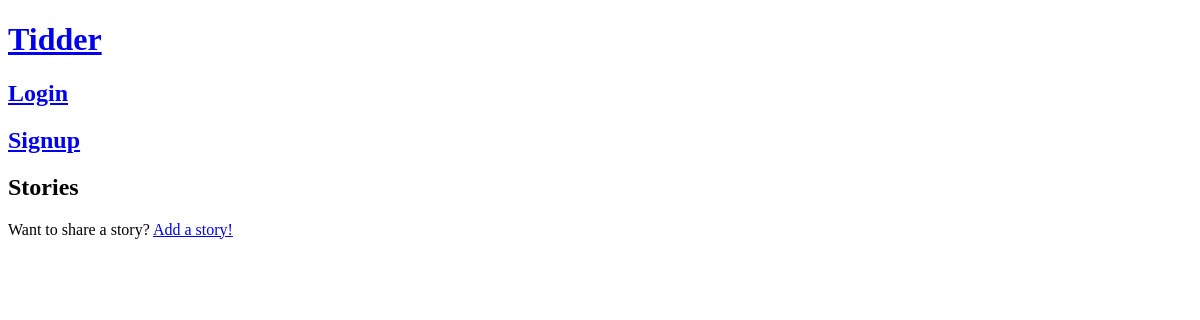
The page /pages/stories.php on the database as committed earlier.
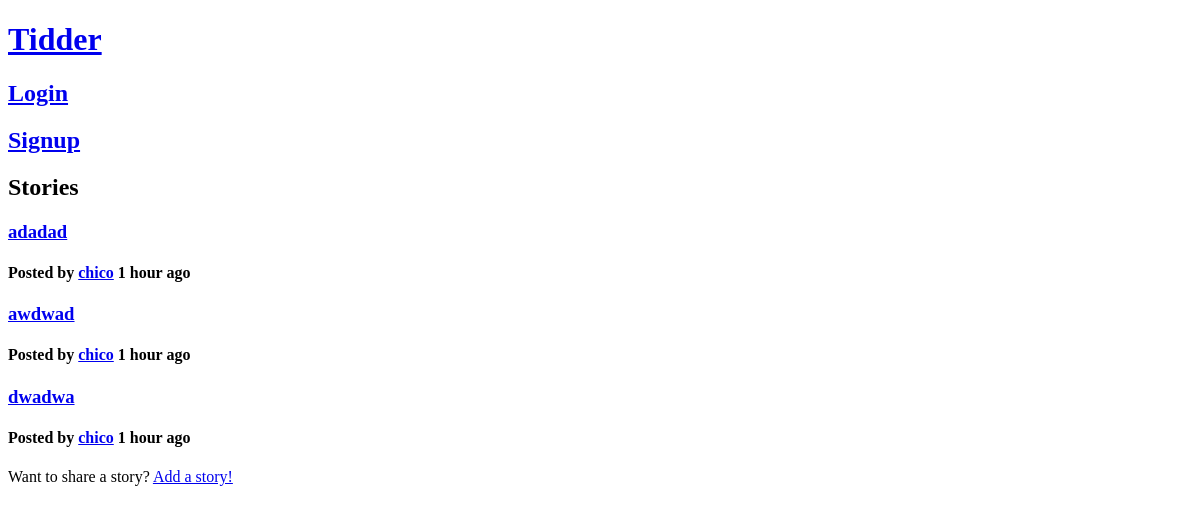
The same page on the database as committed later.
### tables this page shows
CREATE TABLE opinion (
    opinion_id INTEGER NOT NULL PRIMARY KEY AUTOINCREMENT,
	parent_id INTEGER REFERENCES opinion(opinion_id),
    opinion_title VARCHAR,
    opinion_text VARCHAR NOT NULL,
	posted DATETIME NOT NULL,
    user_id INTEGER NOT NULL REFERENCES user
);

### pages/stories.php (called while the page is built, shortened)
<?php
	include_once('../includes/date.php');
	include_once('../database/db_story.php');
	include_once('../templates/tpl_common.php');
	include_once('../templates/tpl_stories.php');
	$stories = array_reverse(getAllStories());
	$now = time();
	for($i = 0; $i < count($stories); $i++){
		$stories[$i]['username'] = getUserName($stories[$i]['user_id']);
	}
	draw_header(true);
	draw_stories($stories);
	draw_footer();
?>

### database/db_story.php (called while the page is built, shortened)
<?php
	function getAllStories() {
		$db = Database::instance()->db();
		$stmt = $db->prepare('SELECT * FROM opinion WHERE parent_id IS NULL');
		$stmt->execute();
		return $stmt->fetchAll();
	}
?>

### includes/date.php (called while the page is built, shortened)
<?php
	function deltaTime($now, $date){
		$time = strtotime($date);
		$delta = $now - $time;
		if(!floor($delta/86400)){
			$time_word = (floor($delta/3600) == 1 ? ' hour ' : ' hours ');
			return floor($delta/3600).$time_word.'ago';
		}
		$time_word = (floor($delta/31104000) == 1 ? ' year ' : ' years ');
		return floor($delta/31104000).$time_word.'ago';
	}
?>

### templates/tpl_stories.php (the view)
<?php function draw_stories($stories){ ?>
        <section id="stories">
		<header>
			<h2>Stories</h2>
		</header>
        <?php
            foreach($stories as $story)
                draw_story($story);
        ?>
		<footer>
			<p>Want to share a story? <a href="add_story.php">Add a story!</a></p>
		</footer>
	    </section>
        <?php } ?>
    <?php function draw_story($story) {
		global $now;?>
        <article class="story">
				<h3><a href="story.php?story_id=<?=$story['opinion_id']?>"><?=$story['opinion_title']?></a></h3>
				<h4>Posted by <a href="<?='profile.php?username='.urlencode($story['username'])?>"><?=$story['username']?></a> <?=deltaTime($now, $story['posted'])?></h4>
        </article>
    <?php } ?>

### templates/tpl_common.php (shortened to what this page needs)
<?php
function draw_header($isnt_login_signup) {
?>
<!DOCTYPE html>
<html lang="en-US">
<head>
</head>
<body>
	<header>
		<h1><a href="../index.php">Tidder</a></h1>
	<?php if(!isset($_SESSION['user_id'])) {
			if($isnt_login_signup) { ?>
				<h2><a href='../pages/login.php'>Login</a></h2>
				<h2><a href='../pages/signup.php'>Signup</a></h2>
	<?php }
	} else {
			$username = getUserName($_SESSION['user_id']);
			$profile_link = "../pages/profile.php?username=".urlencode($username); ?>
			<h2><a href=<?=$profile_link?>>Your Profile</a></h2>
			<h2><a href='../actions/action_logout.php'>Logout</a></h2>
	<?php } ?>
	</header>
<?php
}
function draw_footer() {?>
	</body>
</html>
<?php } ?>

Rows that differ between the two databases and show on the page:
added opinion: opinion_title "adadad", username "chico", posted "1 hour ago"
added opinion: opinion_title "awdwad", username "chico", posted "1 hour ago"
added opinion: opinion_title "dwadwa", username "chico", posted "1 hour ago"
